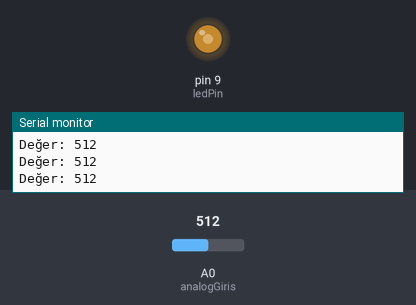
Bench run of a sketch on a simulated Arduino Uno, built with avr-gcc and run on an emulated ATmega328P. Shown: output pins drawn as LEDs (lit = HIGH), the last lines printed to the serial monitor. Inputs (shaded band) come from the test bench; at power-on: A0 (analogGiris) = 512.

Above: at 1.2 s.
1.3 s: A0 (analogGiris) set to 716
At 2.6 s:
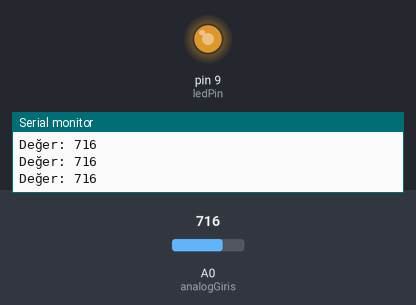
2.9 s: A0 (analogGiris) set to 900
At 4.0 s:
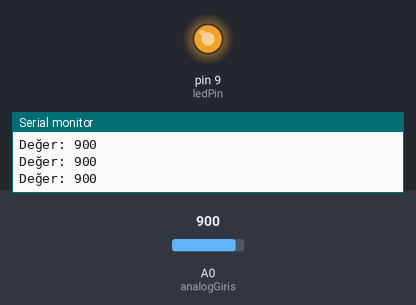
4.5 s: A0 (analogGiris) set to 122
At 5.5 s:
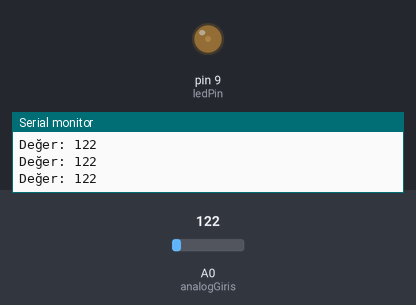
6.1 s: A0 (analogGiris) set to 0
At 7.0 s:
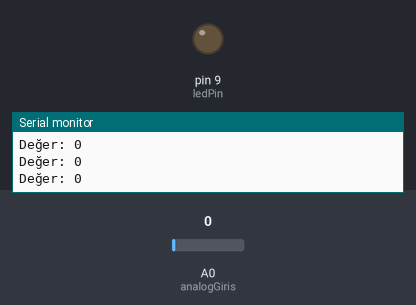
7.7 s: A0 (analogGiris) set to 511
At 8.4 s:
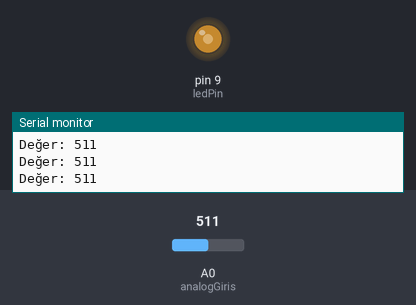
Timing chart, 0 to 10.3 s (numbered marks = the images above; inputs shaded):
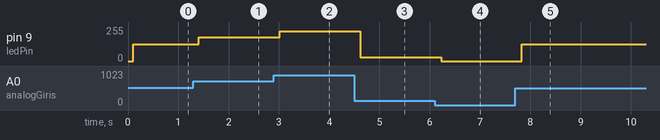

The sketch:

9_potansiyometre_ile_led_yakma.ino
```cpp
const int analogGiris=A0;
const int ledPin=9;

void setup() {
  pinMode(analogGiris, INPUT);
  Serial.begin(9600);
  pinMode(ledPin, OUTPUT);
}

void loop() {
  int deger=analogRead(analogGiris);
  Serial.print("Değer: ");
  Serial.println(deger);
  delay(100);
  int ledDeger=map(deger,0,1023,0,255);
  analogWrite(ledPin, ledDeger);
}
```

Measured:
- after the input at 1.3 s, pin 9 (ledPin): 127/255 → 178/255 after 0.11 s
- after the input at 2.9 s, pin 9 (ledPin): 178/255 → 224/255 after 0.11 s
- after the input at 4.5 s, pin 9 (ledPin): 224/255 → 30/255 after 0.12 s
- after the input at 6.1 s, pin 9 (ledPin): 30/255 → 0/255 after 0.13 s
- after the input at 7.7 s, pin 9 (ledPin): 0/255 → 127/255 after 0.13 s
